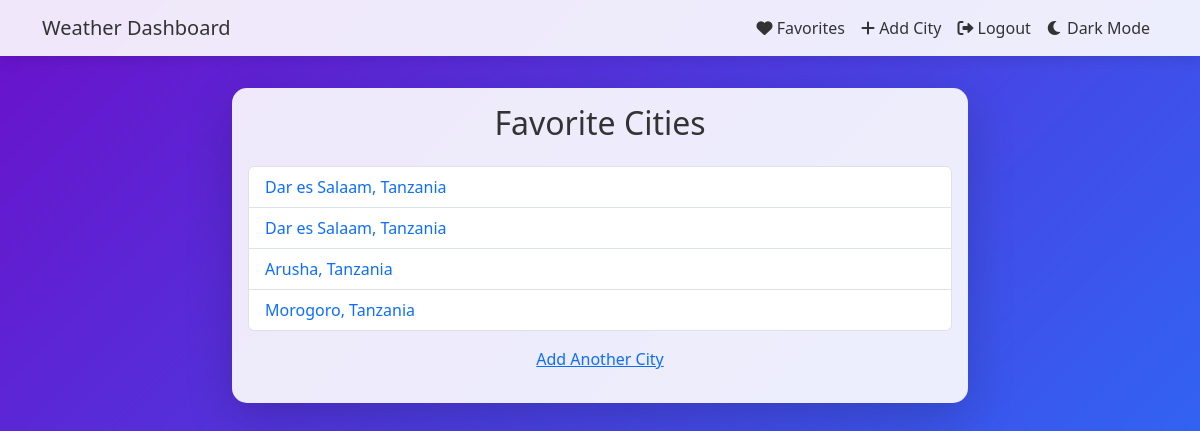
/favorite-cities/ (signed in), run on an earlier commit of the app's database.
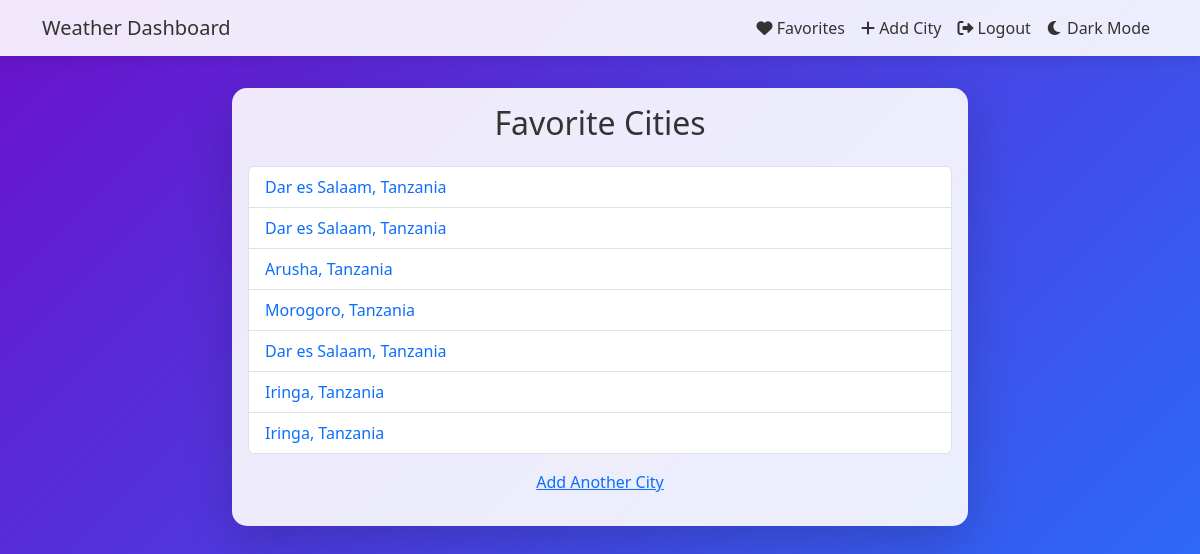
And on a later commit of the database.
### weather/models.py (models this page shows, shortened)
class FavoriteCity(models.Model):
    user = models.ForeignKey(User, on_delete=models.CASCADE)  # Link to the user
    city = models.CharField(max_length=100)  # City name
    country = models.CharField(max_length=100)  # Country name

### weather/views.py (the view)
# urls.py: path('favorite-cities/', views.favorite_cities, name='favorite_cities'),
@login_required
def favorite_cities(request):
    favorite_cities = FavoriteCity.objects.filter(user=request.user)
    return render(request, 'weather/favorite_cities.html', {'favorite_cities': favorite_cities})

### weather/templates/weather/favorite_cities.html (shortened to what this page needs)
<!DOCTYPE html>
<html lang="en">
<head>
    <link href="https://cdn.jsdelivr.net/npm/bootstrap@5.3.0/dist/css/bootstrap.min.css" rel="stylesheet">
    <link rel="stylesheet" href="https://cdnjs.cloudflare.com/ajax/libs/font-awesome/6.0.0-beta3/css/all.min.css">
</head>
<body onload="getLocation()">
    <nav class="navbar navbar-expand-lg navbar-light">
        <div class="container">
            <a class="navbar-brand" href="/">Weather Dashboard</a>
            <div class="collapse navbar-collapse" id="navbarNav">
                <ul class="navbar-nav ms-auto">
                    {% if user.is_authenticated %}
                        <li class="nav-item">
                            <a class="nav-link" href="/favorite-cities/"><i class="fas fa-heart"></i> Favorites</a>
                        </li>
                        <li class="nav-item">
                            <a class="nav-link" href="/add-favorite-city/"><i class="fas fa-plus"></i> Add City</a>
                        </li>
                        <li class="nav-item">
                            <a class="nav-link" href="/logout/"><i class="fas fa-sign-out-alt"></i> Logout</a>
                        </li>
                    {% else %}
                        <li class="nav-item">
                            <a class="nav-link" href="/login/"><i class="fas fa-sign-in-alt"></i> Login</a>
                        </li>
                    {% endif %}
                    <li class="nav-item">
                        <button class="btn btn-link nav-link" onclick="toggleDarkMode()" id="theme-toggle">
                            <i id="theme-icon" class="fas fa-moon"></i>
                            <span id="theme-text">Dark Mode</span>
                        </button>
                    </li>
                </ul>
            </div>
        </div>
    </nav>
    <div class="container">
        <div class="row justify-content-center">
            <div class="col-md-8">
                <div class="card shadow-lg">
                    <div class="card-body">
                        <h2 class="card-title text-center mb-4">Favorite Cities</h2>
                        <ul class="list-group">
                            {% for city in favorite_cities %}
                                <li class="list-group-item">
                                    <a href="/?city={{ city.city }}" class="text-decoration-none">{{ city.city }}, {{ city.country }}</a>
                                </li>
                            {% endfor %}
                        </ul>
                        <div class="text-center mt-3">
                            <p><a href="/add-favorite-city/">Add Another City</a></p>
                        </div>
                    </div>
                </div>
            </div>
        </div>
    </div>
</body>
</html>

### weather/templates/weather/favorite_cities.html (style rules this page uses)
body { background: linear-gradient(135deg, #6a11cb, #2575fc); color: #fff; min-height: 100vh; display: flex; flex-direction: column; }
.navbar { background: rgba(255, 255, 255, 0.9); box-shadow: 0 4px 12px rgba(0, 0, 0, 0.1); }
.navbar-brand, .nav-link { color: #333 !important; }
.card { border: none; border-radius: 15px; box-shadow: 0 4px 12px rgba(0, 0, 0, 0.1); background: rgba(255, 255, 255, 0.9); color: #333; margin-top: 2rem; }

What changed in the data, as far as the page shows it:
added FavoriteCity: city "Dar es Salaam", country "Tanzania"
added FavoriteCity: city "Iringa", country "Tanzania"
added FavoriteCity: city "Iringa", country "Tanzania"
